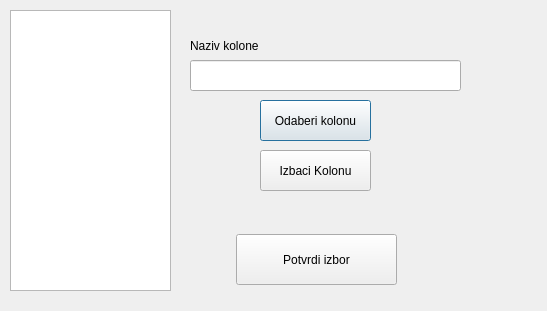
<?xml version="1.0" encoding="UTF-8"?>
<ui version="4.0">
 <class>FilterParametersDialog</class>
 <widget class="QDialog" name="FilterParametersDialog">
  <property name="geometry">
   <rect>
    <x>0</x>
    <y>0</y>
    <width>547</width>
    <height>311</height>
   </rect>
  </property>
  <property name="windowTitle">
   <string>Dialog</string>
  </property>
  <widget class="QLabel" name="label">
   <property name="geometry">
    <rect>
     <x>190</x>
     <y>30</y>
     <width>191</width>
     <height>31</height>
    </rect>
   </property>
   <property name="text">
    <string>Naziv kolone</string>
   </property>
  </widget>
  <widget class="QLineEdit" name="Unos">
   <property name="geometry">
    <rect>
     <x>190</x>
     <y>60</y>
     <width>271</width>
     <height>31</height>
    </rect>
   </property>
  </widget>
  <widget class="QPushButton" name="OdabirKolone">
   <property name="geometry">
    <rect>
     <x>260</x>
     <y>100</y>
     <width>111</width>
     <height>41</height>
    </rect>
   </property>
   <property name="text">
    <string>Odaberi kolonu</string>
   </property>
  </widget>
  <widget class="QPushButton" name="Potvrda">
   <property name="geometry">
    <rect>
     <x>236</x>
     <y>234</y>
     <width>161</width>
     <height>51</height>
    </rect>
   </property>
   <property name="text">
    <string>Potvrdi izbor</string>
   </property>
  </widget>
  <widget class="QListWidget" name="ListaKolona">
   <property name="geometry">
    <rect>
     <x>10</x>
     <y>10</y>
     <width>161</width>
     <height>281</height>
    </rect>
   </property>
  </widget>
  <widget class="QPushButton" name="IzbacivanjeKolone">
   <property name="geometry">
    <rect>
     <x>260</x>
     <y>150</y>
     <width>111</width>
     <height>41</height>
    </rect>
   </property>
   <property name="text">
    <string>Izbaci Kolonu</string>
   </property>
  </widget>
 </widget>
 <resources/>
 <connections/>
</ui>
